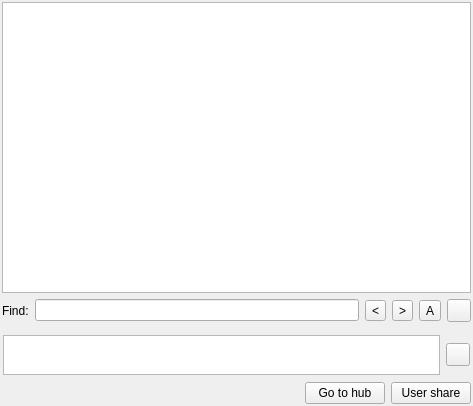
<?xml version="1.0" encoding="UTF-8"?>
<ui version="4.0">
 <class>UIPrivateMessage</class>
 <widget class="QWidget" name="UIPrivateMessage">
  <property name="geometry">
   <rect>
    <x>0</x>
    <y>0</y>
    <width>473</width>
    <height>406</height>
   </rect>
  </property>
  <property name="windowTitle">
   <string>Form</string>
  </property>
  <layout class="QGridLayout" name="gridLayout_2">
   <property name="leftMargin">
    <number>2</number>
   </property>
   <property name="topMargin">
    <number>2</number>
   </property>
   <property name="rightMargin">
    <number>2</number>
   </property>
   <property name="bottomMargin">
    <number>2</number>
   </property>
   <item row="0" column="0">
    <layout class="QVBoxLayout" name="verticalLayout_2">
     <item>
      <widget class="QTextEdit" name="textEdit_CHAT">
       <property name="focusPolicy">
        <enum>Qt::StrongFocus</enum>
       </property>
       <property name="readOnly">
        <bool>true</bool>
       </property>
      </widget>
     </item>
     <item>
      <widget class="QFrame" name="frame_2">
       <property name="minimumSize">
        <size>
         <width>0</width>
         <height>0</height>
        </size>
       </property>
       <property name="frameShape">
        <enum>QFrame::NoFrame</enum>
       </property>
       <property name="frameShadow">
        <enum>QFrame::Raised</enum>
       </property>
       <layout class="QGridLayout" name="gridLayout_3">
        <property name="leftMargin">
         <number>0</number>
        </property>
        <property name="topMargin">
         <number>0</number>
        </property>
        <property name="rightMargin">
         <number>0</number>
        </property>
        <property name="bottomMargin">
         <number>0</number>
        </property>
        <item row="1" column="1">
         <widget class="LineEdit" name="lineEdit_FIND"/>
        </item>
        <item row="1" column="0">
         <widget class="QLabel" name="label">
          <property name="text">
           <string>Find:</string>
          </property>
         </widget>
        </item>
        <item row="1" column="2">
         <widget class="QToolButton" name="toolButton_BACK">
          <property name="toolTip">
           <string>Previous (Shift+F3)</string>
          </property>
          <property name="text">
           <string>&lt;</string>
          </property>
          <property name="shortcut">
           <string>Shift+F3</string>
          </property>
         </widget>
        </item>
        <item row="1" column="3">
         <widget class="QToolButton" name="toolButton_FORWARD">
          <property name="toolTip">
           <string>Next (F3)</string>
          </property>
          <property name="text">
           <string>&gt;</string>
          </property>
          <property name="shortcut">
           <string>F3</string>
          </property>
         </widget>
        </item>
        <item row="1" column="5">
         <widget class="QToolButton" name="toolButton_HIDE">
          <property name="toolTip">
           <string>Hide find frame (Ctrl+F)</string>
          </property>
          <property name="text">
           <string/>
          </property>
         </widget>
        </item>
        <item row="1" column="4">
         <widget class="QToolButton" name="toolButton_ALL">
          <property name="toolTip">
           <string>Highlight all</string>
          </property>
          <property name="text">
           <string>A</string>
          </property>
         </widget>
        </item>
       </layout>
      </widget>
     </item>
     <item>
      <layout class="QVBoxLayout" name="verticalLayout">
       <item>
        <widget class="QFrame" name="frame">
         <property name="sizePolicy">
          <sizepolicy hsizetype="Preferred" vsizetype="Preferred">
           <horstretch>0</horstretch>
           <verstretch>0</verstretch>
          </sizepolicy>
         </property>
         <property name="maximumSize">
          <size>
           <width>16777215</width>
           <height>16777215</height>
          </size>
         </property>
         <property name="frameShape">
          <enum>QFrame::NoFrame</enum>
         </property>
         <property name="frameShadow">
          <enum>QFrame::Raised</enum>
         </property>
         <layout class="QGridLayout" name="gridLayout">
          <property name="leftMargin">
           <number>1</number>
          </property>
          <property name="topMargin">
           <number>1</number>
          </property>
          <property name="rightMargin">
           <number>1</number>
          </property>
          <property name="bottomMargin">
           <number>1</number>
          </property>
          <item row="1" column="0">
           <widget class="ChatEdit" name="plainTextEdit_INPUT">
            <property name="sizePolicy">
             <sizepolicy hsizetype="Expanding" vsizetype="Preferred">
              <horstretch>0</horstretch>
              <verstretch>0</verstretch>
             </sizepolicy>
            </property>
            <property name="maximumSize">
             <size>
              <width>16777215</width>
              <height>40</height>
             </size>
            </property>
           </widget>
          </item>
          <item row="1" column="1">
           <widget class="QToolButton" name="toolButton_SMILE">
            <property name="text">
             <string/>
            </property>
           </widget>
          </item>
          <item row="0" column="0" colspan="2">
           <widget class="QFrame" name="frame_SMILES">
            <property name="sizePolicy">
             <sizepolicy hsizetype="Preferred" vsizetype="Preferred">
              <horstretch>0</horstretch>
              <verstretch>0</verstretch>
             </sizepolicy>
            </property>
            <property name="frameShape">
             <enum>QFrame::StyledPanel</enum>
            </property>
            <property name="frameShadow">
             <enum>QFrame::Raised</enum>
            </property>
           </widget>
          </item>
         </layout>
        </widget>
       </item>
       <item>
        <layout class="QHBoxLayout" name="horizontalLayout">
         <item>
          <spacer name="horizontalSpacer">
           <property name="orientation">
            <enum>Qt::Horizontal</enum>
           </property>
           <property name="sizeHint" stdset="0">
            <size>
             <width>40</width>
             <height>20</height>
            </size>
           </property>
          </spacer>
         </item>
         <item>
          <widget class="QPushButton" name="pushButton_HUB">
           <property name="text">
            <string>Go to hub</string>
           </property>
          </widget>
         </item>
         <item>
          <widget class="QPushButton" name="pushButton_SHARE">
           <property name="text">
            <string>User share</string>
           </property>
          </widget>
         </item>
        </layout>
       </item>
      </layout>
     </item>
    </layout>
   </item>
  </layout>
 </widget>
 <customwidgets>
  <customwidget>
   <class>ChatEdit</class>
   <extends>QPlainTextEdit</extends>
   <header>ChatEdit.h</header>
  </customwidget>
  <customwidget>
   <class>LineEdit</class>
   <extends>QLineEdit</extends>
   <header>LineEdit.h</header>
  </customwidget>
 </customwidgets>
 <resources/>
 <connections/>
</ui>
